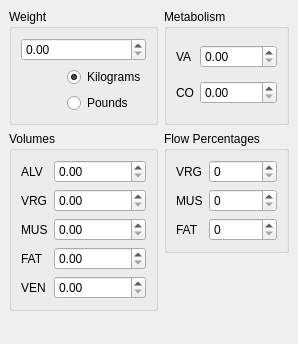
<ui version="4.0" >
 <class>GasPatient</class>
 <widget class="QWidget" name="GasPatient" >
  <property name="geometry" >
   <rect>
    <x>0</x>
    <y>0</y>
    <width>272</width>
    <height>344</height>
   </rect>
  </property>
  <property name="windowTitle" >
   <string>Form</string>
  </property>
  <layout class="QGridLayout" >
   <property name="margin" >
    <number>9</number>
   </property>
   <property name="spacing" >
    <number>6</number>
   </property>
   <item row="1" column="0" >
    <spacer>
     <property name="orientation" >
      <enum>Qt::Vertical</enum>
     </property>
     <property name="sizeHint" >
      <size>
       <width>20</width>
       <height>40</height>
      </size>
     </property>
    </spacer>
   </item>
   <item row="0" column="0" >
    <layout class="QGridLayout" >
     <property name="margin" >
      <number>0</number>
     </property>
     <property name="spacing" >
      <number>6</number>
     </property>
     <item row="1" column="1" >
      <widget class="QGroupBox" name="gbFlowPercentages" >
       <property name="sizePolicy" >
        <sizepolicy>
         <hsizetype>1</hsizetype>
         <vsizetype>5</vsizetype>
         <horstretch>0</horstretch>
         <verstretch>0</verstretch>
        </sizepolicy>
       </property>
       <property name="title" >
        <string>Flow Percentages</string>
       </property>
       <layout class="QGridLayout" >
        <property name="margin" >
         <number>9</number>
        </property>
        <property name="spacing" >
         <number>6</number>
        </property>
        <item row="2" column="1" >
         <widget class="QSpinBox" name="sbRatioFAT" >
          <property name="sizePolicy" >
           <sizepolicy>
            <hsizetype>7</hsizetype>
            <vsizetype>0</vsizetype>
            <horstretch>0</horstretch>
            <verstretch>0</verstretch>
           </sizepolicy>
          </property>
         </widget>
        </item>
        <item row="1" column="1" >
         <widget class="QSpinBox" name="sbRatioMUS" >
          <property name="sizePolicy" >
           <sizepolicy>
            <hsizetype>7</hsizetype>
            <vsizetype>0</vsizetype>
            <horstretch>0</horstretch>
            <verstretch>0</verstretch>
           </sizepolicy>
          </property>
         </widget>
        </item>
        <item row="0" column="1" >
         <widget class="QSpinBox" name="sbRatioVRG" >
          <property name="sizePolicy" >
           <sizepolicy>
            <hsizetype>7</hsizetype>
            <vsizetype>0</vsizetype>
            <horstretch>0</horstretch>
            <verstretch>0</verstretch>
           </sizepolicy>
          </property>
         </widget>
        </item>
        <item row="0" column="0" >
         <widget class="QLabel" name="lFlowVRG" >
          <property name="text" >
           <string>VRG</string>
          </property>
         </widget>
        </item>
        <item row="2" column="0" >
         <widget class="QLabel" name="lFlowFAT" >
          <property name="text" >
           <string>FAT</string>
          </property>
         </widget>
        </item>
        <item row="1" column="0" >
         <widget class="QLabel" name="lFlowMUS" >
          <property name="text" >
           <string>MUS</string>
          </property>
         </widget>
        </item>
       </layout>
      </widget>
     </item>
     <item row="0" column="0" >
      <widget class="QGroupBox" name="gbWeight" >
       <property name="sizePolicy" >
        <sizepolicy>
         <hsizetype>1</hsizetype>
         <vsizetype>5</vsizetype>
         <horstretch>0</horstretch>
         <verstretch>0</verstretch>
        </sizepolicy>
       </property>
       <property name="title" >
        <string>Weight</string>
       </property>
       <layout class="QGridLayout" >
        <property name="margin" >
         <number>9</number>
        </property>
        <property name="spacing" >
         <number>6</number>
        </property>
        <item row="1" column="1" >
         <widget class="QRadioButton" name="rbKilograms" >
          <property name="minimumSize" >
           <size>
            <width>0</width>
            <height>0</height>
           </size>
          </property>
          <property name="maximumSize" >
           <size>
            <width>16777215</width>
            <height>16777215</height>
           </size>
          </property>
          <property name="text" >
           <string>Kilograms</string>
          </property>
          <property name="checked" >
           <bool>true</bool>
          </property>
         </widget>
        </item>
        <item rowspan="2" row="1" column="0" >
         <spacer>
          <property name="orientation" >
           <enum>Qt::Horizontal</enum>
          </property>
          <property name="sizeType" >
           <enum>QSizePolicy::Expanding</enum>
          </property>
          <property name="sizeHint" >
           <size>
            <width>40</width>
            <height>20</height>
           </size>
          </property>
         </spacer>
        </item>
        <item row="2" column="1" >
         <widget class="QRadioButton" name="rbPounds" >
          <property name="minimumSize" >
           <size>
            <width>0</width>
            <height>0</height>
           </size>
          </property>
          <property name="maximumSize" >
           <size>
            <width>16777215</width>
            <height>16777215</height>
           </size>
          </property>
          <property name="sizeIncrement" >
           <size>
            <width>67</width>
            <height>0</height>
           </size>
          </property>
          <property name="text" >
           <string>Pounds</string>
          </property>
         </widget>
        </item>
        <item row="0" column="0" colspan="2" >
         <widget class="QDoubleSpinBox" name="dsbWeight" >
          <property name="sizePolicy" >
           <sizepolicy>
            <hsizetype>7</hsizetype>
            <vsizetype>0</vsizetype>
            <horstretch>0</horstretch>
            <verstretch>0</verstretch>
           </sizepolicy>
          </property>
          <property name="minimumSize" >
           <size>
            <width>0</width>
            <height>0</height>
           </size>
          </property>
         </widget>
        </item>
       </layout>
      </widget>
     </item>
     <item row="0" column="1" >
      <widget class="QGroupBox" name="gbMetabolism" >
       <property name="sizePolicy" >
        <sizepolicy>
         <hsizetype>1</hsizetype>
         <vsizetype>5</vsizetype>
         <horstretch>0</horstretch>
         <verstretch>0</verstretch>
        </sizepolicy>
       </property>
       <property name="title" >
        <string>Metabolism</string>
       </property>
       <layout class="QGridLayout" >
        <property name="margin" >
         <number>9</number>
        </property>
        <property name="spacing" >
         <number>6</number>
        </property>
        <item row="1" column="1" >
         <widget class="QDoubleSpinBox" name="dsbMetabolismCO" >
          <property name="sizePolicy" >
           <sizepolicy>
            <hsizetype>7</hsizetype>
            <vsizetype>0</vsizetype>
            <horstretch>0</horstretch>
            <verstretch>0</verstretch>
           </sizepolicy>
          </property>
         </widget>
        </item>
        <item row="0" column="1" >
         <widget class="QDoubleSpinBox" name="dsbMetabolismVA" >
          <property name="sizePolicy" >
           <sizepolicy>
            <hsizetype>7</hsizetype>
            <vsizetype>0</vsizetype>
            <horstretch>0</horstretch>
            <verstretch>0</verstretch>
           </sizepolicy>
          </property>
         </widget>
        </item>
        <item row="1" column="0" >
         <widget class="QLabel" name="lMetabolismCO" >
          <property name="text" >
           <string>CO</string>
          </property>
         </widget>
        </item>
        <item row="0" column="0" >
         <widget class="QLabel" name="lMetabolismVA" >
          <property name="text" >
           <string>VA</string>
          </property>
         </widget>
        </item>
       </layout>
      </widget>
     </item>
     <item row="2" column="1" >
      <spacer>
       <property name="orientation" >
        <enum>Qt::Vertical</enum>
       </property>
       <property name="sizeHint" >
        <size>
         <width>20</width>
         <height>40</height>
        </size>
       </property>
      </spacer>
     </item>
     <item rowspan="2" row="1" column="0" >
      <widget class="QGroupBox" name="gbVolumes" >
       <property name="sizePolicy" >
        <sizepolicy>
         <hsizetype>1</hsizetype>
         <vsizetype>5</vsizetype>
         <horstretch>0</horstretch>
         <verstretch>0</verstretch>
        </sizepolicy>
       </property>
       <property name="title" >
        <string>Volumes</string>
       </property>
       <layout class="QGridLayout" >
        <property name="margin" >
         <number>9</number>
        </property>
        <property name="spacing" >
         <number>6</number>
        </property>
        <item row="4" column="0" >
         <widget class="QLabel" name="lVEN" >
          <property name="text" >
           <string>VEN</string>
          </property>
         </widget>
        </item>
        <item row="2" column="1" >
         <widget class="QDoubleSpinBox" name="dsbMUS" >
          <property name="sizePolicy" >
           <sizepolicy>
            <hsizetype>7</hsizetype>
            <vsizetype>0</vsizetype>
            <horstretch>0</horstretch>
            <verstretch>0</verstretch>
           </sizepolicy>
          </property>
         </widget>
        </item>
        <item row="3" column="0" >
         <widget class="QLabel" name="lFAT" >
          <property name="text" >
           <string>FAT</string>
          </property>
         </widget>
        </item>
        <item row="3" column="1" >
         <widget class="QDoubleSpinBox" name="dsbFAT" >
          <property name="sizePolicy" >
           <sizepolicy>
            <hsizetype>7</hsizetype>
            <vsizetype>0</vsizetype>
            <horstretch>0</horstretch>
            <verstretch>0</verstretch>
           </sizepolicy>
          </property>
         </widget>
        </item>
        <item row="1" column="0" >
         <widget class="QLabel" name="lVRG" >
          <property name="text" >
           <string>VRG</string>
          </property>
         </widget>
        </item>
        <item row="1" column="1" >
         <widget class="QDoubleSpinBox" name="dsbVRG" >
          <property name="sizePolicy" >
           <sizepolicy>
            <hsizetype>7</hsizetype>
            <vsizetype>0</vsizetype>
            <horstretch>0</horstretch>
            <verstretch>0</verstretch>
           </sizepolicy>
          </property>
         </widget>
        </item>
        <item row="4" column="1" >
         <widget class="QDoubleSpinBox" name="dsbVEN" >
          <property name="sizePolicy" >
           <sizepolicy>
            <hsizetype>7</hsizetype>
            <vsizetype>0</vsizetype>
            <horstretch>0</horstretch>
            <verstretch>0</verstretch>
           </sizepolicy>
          </property>
         </widget>
        </item>
        <item row="2" column="0" >
         <widget class="QLabel" name="lMUS" >
          <property name="text" >
           <string>MUS</string>
          </property>
         </widget>
        </item>
        <item row="0" column="0" >
         <widget class="QLabel" name="lALV" >
          <property name="text" >
           <string>ALV</string>
          </property>
         </widget>
        </item>
        <item row="0" column="1" >
         <widget class="QDoubleSpinBox" name="dsbALV" >
          <property name="sizePolicy" >
           <sizepolicy>
            <hsizetype>7</hsizetype>
            <vsizetype>0</vsizetype>
            <horstretch>0</horstretch>
            <verstretch>0</verstretch>
           </sizepolicy>
          </property>
         </widget>
        </item>
       </layout>
      </widget>
     </item>
    </layout>
   </item>
  </layout>
 </widget>
 <resources/>
 <connections/>
</ui>
